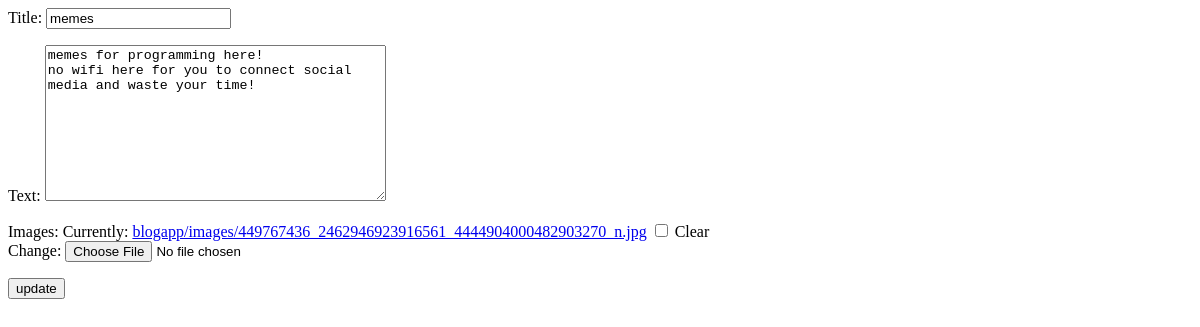
Before: /2/update/ (signed in) with the older database file.
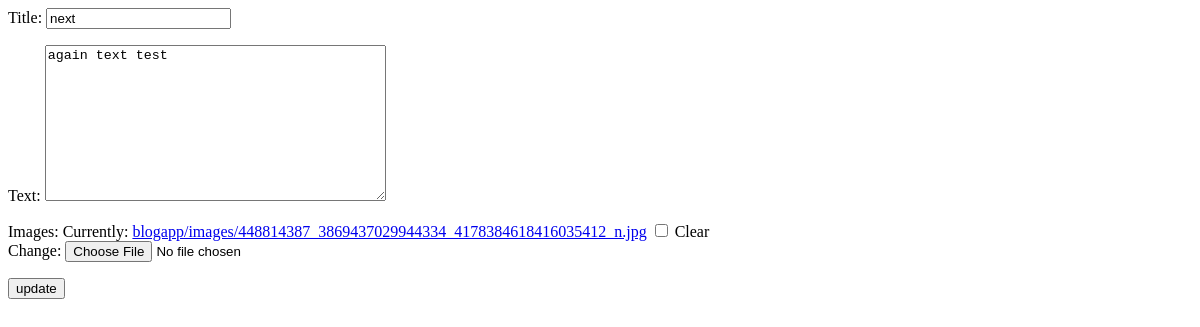
After: the same page with the newer database file.
### blogapp/models.py (models this page shows, shortened)
class BlogPost(models.Model):
    title = models.CharField(max_length=100)
    author = models.ForeignKey(
        CustomUsers, max_length=100, on_delete=models.CASCADE
    )
    created_at = models.DateTimeField(auto_now_add=True)
    updated_at = models.DateTimeField(auto_now=True)
    text = models.TextField()
    images = models.ImageField(upload_to='blogapp/images', null=True, blank=True)

### blogapp/views.py (the view)
# urls.py: path('<int:id>/update/', update, name="update")
def update(request, id):
    obj = get_object_or_404(BlogPost, id=id)
    if request.user == obj.author: #it only makes author to edit the post and no one else
        form = UpdateForm(request.POST or None, request.FILES or None, instance=obj)
        if form.is_valid():
            form.save()
            return HttpResponseRedirect('/')
    else:
        messages.error(request, 'sorry! you do not have the permission to customize post.')
        pass
    return render(request, 'blogapp/update.html', {'form':form})

### blogapp/form.py
class UpdateForm(forms.ModelForm):
    class Meta:
        model = BlogPost
        fields = [
            'title',
            'text',
            'images',
        ]

### templates/blogapp/update.html (shortened to what this page needs)
<html lang="en">
<head>
</head>
<body>
    <form action="" method="post" enctype="multipart/form-data">
        {{form.as_p}}
        <input type="submit" value="update">
    </form>
</body>
</html>

Changed rows visible on the page:
changed BlogPost: title "memes" → "next"; text "memes for programming here! no wifi here for you to connect social media and waste your time!" → "again text test"
Other visible differences:
text no longer shown: "Title: Text: Images: Currently: blogapp/images/449767436_2462946923916561_4444904000482903270_n.jpg Clear Change:"
text now shown: "Title: Text: Images: Currently: blogapp/images/448814387_3869437029944334_4178384618416035412_n.jpg Clear Change:"
